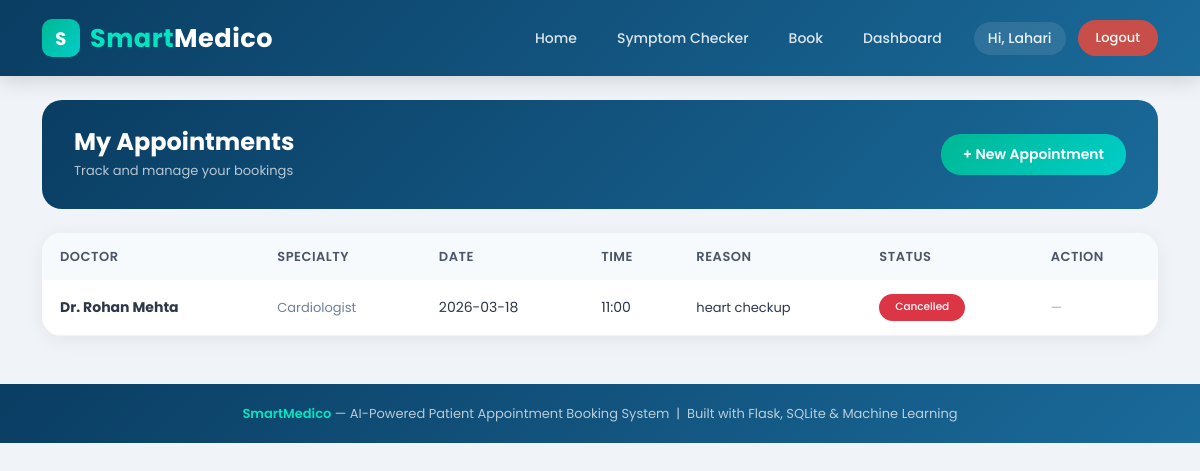
The page /dashboard (signed in) on the database as committed earlier.
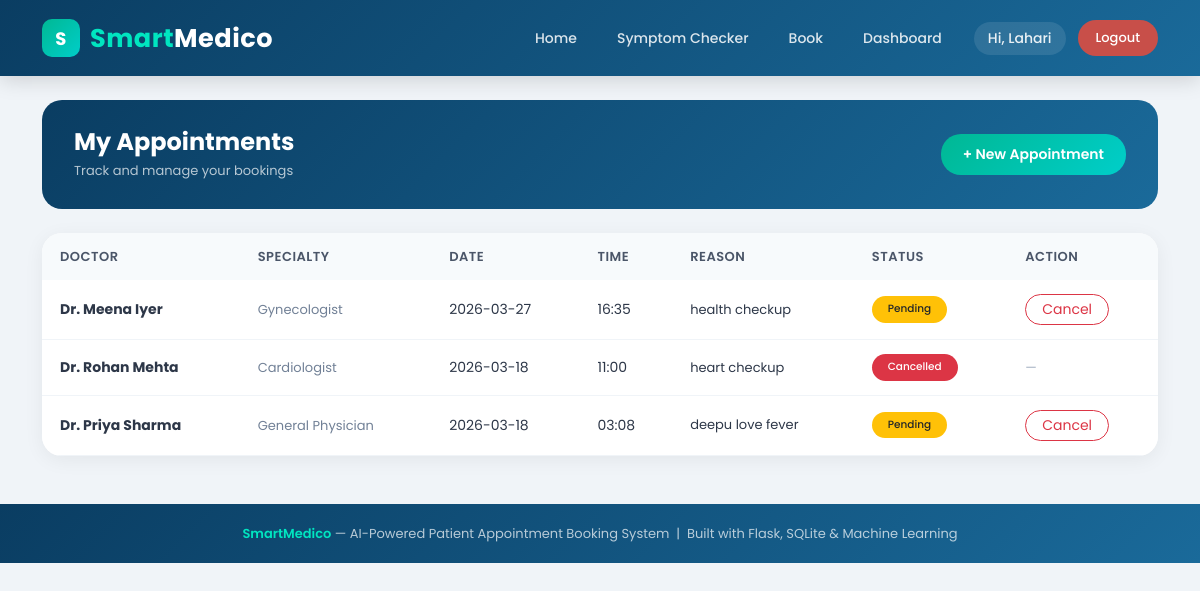
The same page on the database as committed later.
### tables this page shows
CREATE TABLE appointments (
        id INTEGER PRIMARY KEY AUTOINCREMENT,
        user_id INTEGER,
        doctor_id INTEGER,
        appointment_date TEXT NOT NULL,
        appointment_time TEXT NOT NULL,
        reason TEXT,
        status TEXT DEFAULT 'pending',
        created_at DATETIME DEFAULT CURRENT_TIMESTAMP,
        FOREIGN KEY (user_id) REFERENCES users(id),
        FOREIGN KEY (doctor_id) REFERENCES doctors(id)
    );

CREATE TABLE doctors (
        id INTEGER PRIMARY KEY AUTOINCREMENT,
        name TEXT NOT NULL,
        specialty TEXT,
        available_days TEXT,
        available_time TEXT
    );

### app.py (the view)
@app.route('/dashboard')
def dashboard():
    if 'user_id' not in session:
        return redirect(url_for('login'))
    conn = get_db()
    cur = conn.cursor()
    if session['role'] == 'admin':
        cur.execute("""SELECT a.*, u.name as patient_name, d.name as doctor_name
                       FROM appointments a
                       JOIN users u ON a.user_id=u.id
                       JOIN doctors d ON a.doctor_id=d.id
                       ORDER BY a.appointment_date DESC""")
    else:
        cur.execute("""SELECT a.*, d.name as doctor_name, d.specialty
                       FROM appointments a
                       JOIN doctors d ON a.doctor_id=d.id
                       WHERE a.user_id=?
                       ORDER BY a.appointment_date DESC""",
                    (session['user_id'],))
    appointments = cur.fetchall()
    conn.close()
    return render_template('dashboard.html', appointments=appointments)

### app.py (called while the page is built)
def get_db():
    conn = sqlite3.connect(DATABASE)
    conn.row_factory = sqlite3.Row
    return conn

### templates/dashboard.html (shortened to what this page needs)
{% extends 'base.html' %}
{% block content %}
<div class="dashboard-header">
  <div>
    <h4>
      {% if session.role == 'admin' %}Admin Dashboard{% else %}My Appointments{% endif %}
    </h4>
    <p>
      {% if session.role == 'admin' %}Manage all patient appointments{% else %}Track and manage your bookings{% endif %}
    </p>
  </div>
  <div class="d-flex gap-2">
    <a href="/book" class="btn-new-appt">+ New Appointment</a>
  </div>
</div>
<div class="dashboard-table-card">
  <div class="table-responsive">
    <table class="table">
      <thead>
        <tr>
          <th>Doctor</th>
          <th>Specialty</th>
          <th>Date</th>
          <th>Time</th>
          <th>Reason</th>
          <th>Status</th>
          <th>Action</th>
        </tr>
      </thead>
      <tbody>
        {% for appt in appointments %}
        <tr>
          <td><strong>{{ appt.doctor_name }}</strong></td>
          <td>
            <span style="color:#718096;font-size:13px">
              {{ appt.specialty if appt['specialty'] else '' }}
            </span>
          </td>
          <td>{{ appt.appointment_date }}</td>
          <td>{{ appt.appointment_time }}</td>
          <td style="max-width:150px;font-size:13px">{{ appt.reason }}</td>
          <td>
            <span class="badge rounded-pill px-3 py-2
              {% if appt.status == 'confirmed' %}bg-success
              {% elif appt.status == 'cancelled' %}bg-danger
              {% else %}bg-warning text-dark{% endif %}">
              {{ appt.status | capitalize }}
            </span>
          </td>
          <td>
            {% if appt.status == 'pending' %}
              {% if session.role == 'admin' %}
                <div class="d-flex gap-1">
                  <a href="/confirm/{{ appt.id }}"
                     class="btn btn-sm btn-success rounded-pill px-3"
                     onclick="return confirm('Confirm this appointment?')">
                     Confirm
                  </a>
                  <a href="/cancel/{{ appt.id }}"
                     class="btn btn-sm btn-outline-danger rounded-pill px-3"
                     onclick="return confirm('Cancel this appointment?')">
                     Cancel
                  </a>
                </div>
              {% else %}
                <a href="/cancel/{{ appt.id }}"
                   class="btn btn-sm btn-outline-danger rounded-pill px-3"
                   onclick="return confirm('Cancel this appointment?')">
                   Cancel
                </a>
              {% endif %}
            {% else %}
              <span style="color:#a0aec0;font-size:13px">—</span>
            {% endif %}
          </td>
        </tr>
        {% endfor %}
      </tbody>
    </table>
  </div>
</div>
{% endblock %}

### templates/base.html (shortened to what this page needs)
<!DOCTYPE html>
<html lang="en">
<head>
  <link href="https://cdn.jsdelivr.net/npm/bootstrap@5.3.0/dist/css/bootstrap.min.css" rel="stylesheet">
  <link rel="stylesheet" href="{{ url_for('static', filename='css/style.css') }}">
</head>
<body>
<nav class="navbar navbar-expand-lg">
  <div class="container">
    <a class="navbar-brand" href="/">
      <div class="brand-icon">S</div>
      <span><span class="brand-smart">Smart</span><span class="brand-medico">Medico</span></span>
    </a>
    <div class="collapse navbar-collapse" id="navMenu">
      <div class="ms-auto d-flex align-items-center gap-2 flex-wrap">
        {% if session.user_id %}
          <a href="/" class="nav-link-custom">Home</a>
          <a href="/predict" class="nav-link-custom">Symptom Checker</a>
          <a href="/book" class="nav-link-custom">Book</a>
          <a href="/dashboard" class="nav-link-custom">Dashboard</a>
          <span class="navbar-user ms-2">Hi, {{ session.user_name }}</span>
          <a href="/logout" class="btn-nav-danger ms-1">Logout</a>
        {% else %}
          <a href="/" class="nav-link-custom">Home</a>
          <a href="/predict" class="nav-link-custom">Symptom Checker</a>
          <a href="/login" class="btn-nav-outline ms-2">Login</a>
          <a href="/register" class="btn-nav-primary ms-1">Register</a>
        {% endif %}
      </div>
    </div>
  </div>
</nav>
<div class="container mt-4">
  {% block content %}{% endblock %}
</div>
<div class="footer mt-5">
  <span>SmartMedico</span> — AI-Powered Patient Appointment Booking System &nbsp;|&nbsp; Built with Flask, SQLite & Machine Learning
</div>
</body>
</html>

### static/css/style.css (style rules this page uses)
* { margin: 0; padding: 0; box-sizing: border-box; }
body { font-family: 'Poppins', sans-serif; background-color: #f0f4f8; color: #2d3748; }
.navbar { background: linear-gradient(135deg, #0a3d62 0%, #1a6a9a 100%) !important; padding: 14px 0; box-shadow: 0 4px 20px rgba(0,0,0,0.15); }
.navbar-brand { font-size: 1.6rem; font-weight: 700; color: white !important; letter-spacing: 0.5px; display: flex; align-items: center; gap: 10px; }
.navbar-brand .brand-icon { width: 38px; height: 38px; background: linear-gradient(135deg, #00b894, #00cec9); border-radius: 10px; display: flex; align-items: center; justify-content: center; font-size: 18px; color: white; font-weight: 700; }
.navbar-brand .brand-smart { color: #00e5c0; }
.navbar-brand .brand-medico { color: #ffffff; }
.nav-link-custom { color: rgba(255,255,255,0.85) !important; font-size: 14px; font-weight: 500; padding: 8px 16px !important; border-radius: 8px; transition: all 0.2s; text-decoration: none; }
.navbar-user { color: rgba(255,255,255,0.9); font-size: 14px; font-weight: 500; padding: 6px 14px; background: rgba(255,255,255,0.1); border-radius: 20px; }
.btn-nav-danger { background: rgba(231,76,60,0.85); color: white !important; border: none; padding: 8px 18px; border-radius: 20px; font-size: 13px; font-weight: 500; transition: all 0.2s; text-decoration: none; }
.dashboard-header { background: linear-gradient(135deg, #0a3d62, #1a6a9a); color: white; border-radius: 20px; padding: 28px 32px; margin-bottom: 24px; display: flex; justify-content: space-between; align-items: center; }
.dashboard-header h4 { color: white; font-weight: 700; margin: 0; }
.dashboard-header p { color: rgba(255,255,255,0.7); margin: 4px 0 0; font-size: 13px; }
.btn-new-appt { background: linear-gradient(135deg, #00b894, #00cec9); color: white; border: none; padding: 10px 22px; border-radius: 20px; font-size: 14px; font-weight: 600; text-decoration: none; transition: all 0.2s; white-space: nowrap; }
.dashboard-table-card { background: white; border-radius: 20px; box-shadow: 0 4px 20px rgba(0,0,0,0.06); overflow: hidden; }
.table { margin: 0; }
.table thead th { background: #f7fafc; color: #4a5568; font-size: 13px; font-weight: 600; text-transform: uppercase; letter-spacing: 0.5px; padding: 14px 18px; border: none; }
.table tbody td { padding: 14px 18px; font-size: 14px; color: #2d3748; vertical-align: middle; border-color: #f0f4f8; }
.footer { background: linear-gradient(135deg, #0a3d62, #1a6a9a); color: rgba(255,255,255,0.7); text-align: center; padding: 20px; font-size: 13px; margin-top: 50px; }
.footer span { color: #00e5c0; font-weight: 600; }
.btn { border-radius: 8px; font-family: 'Poppins', sans-serif; }
.badge { font-weight: 500; }

Rows that differ between the two databases and show on the page:
added appointments: doctor_name "Dr. Meena Iyer", specialty "Gynecologist", appointment_date "2026-03-27", appointment_time "16:35", reason "health checkup", status "Pending"
added appointments: doctor_name "Dr. Priya Sharma", specialty "General Physician", appointment_date "2026-03-18", appointment_time "03:08", reason "deepu love fever", status "Pending"
